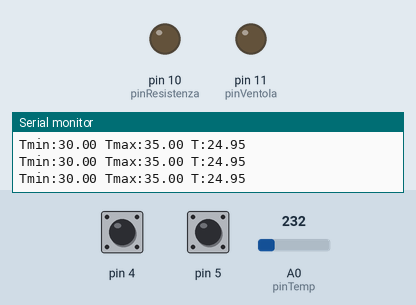
A sketch run on a simulated Arduino Uno, built with avr-gcc and run on an emulated ATmega328P. Shown: output pins drawn as LEDs (lit = HIGH), the last lines printed to the serial monitor. Inputs (shaded band) come from the test bench; at power-on: pin 4 HIGH, A0 (pinTemp) = 232, pin 5 HIGH.

Above: at 1.2 s.
1.3 s: pin 4 pulled LOW for 0.15 s
At 2.1 s:
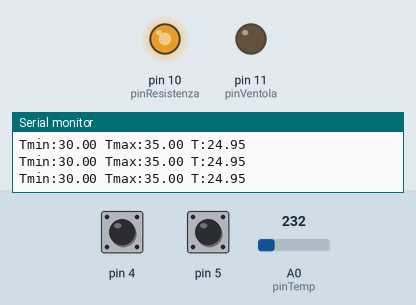
2.9 s: A0 (pinTemp) set to 316
4.4 s: A0 (pinTemp) set to 326
At 5.6 s:
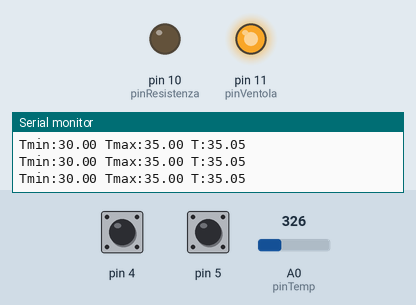
5.9 s: A0 (pinTemp) set to 336
At 6.8 s:
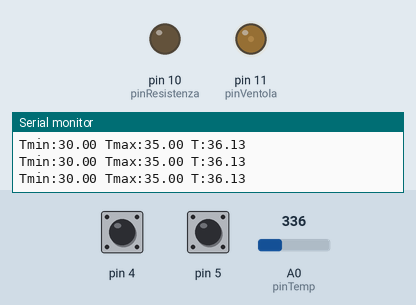
7.4 s: A0 (pinTemp) set to 290
At 8.0 s:
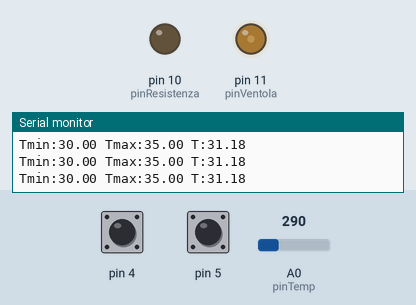
Timing chart, 0 to 9.9 s (numbered marks = the images above; inputs shaded):
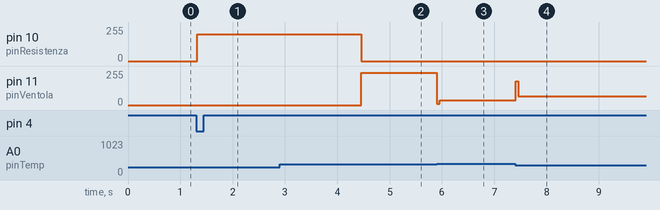

Measured:
- the behaviour switches between 325 and 326 on A0 (pinTemp) (found by bisection; images 1 and 2)
- after the input at 1.3 s, pin 10 (pinResistenza): 0/255 → 200/255 at once
- after the input at 4.4 s, pin 10 (pinResistenza): 200/255 → 0/255 after 0.05 s; pin 11 (pinVentola): 0/255 → 242/255 after 0.05 s
- after the input at 5.9 s, pin 11 (pinVentola): 242/255 → 35/255 at once
- after the input at 7.4 s, pin 11 (pinVentola): 35/255 → 64/255 at once

The sketch:

Thermal_Shield.ino
```cpp
#include "mylibrary.h"

/*
PWM Arduino UNO
Pin   | Frequenza   | Timer   | Modalità
3       488 Hz        2         Fast PWM / Phase-correct
5       976 Hz        0         Fast PWM
6       976 Hz        0         Fast PWM
9       488 Hz        1         Fast PWM
10      488 Hz        1         Fast PWM
11      488 Hz        2         Fast PWM / Phase-correct

Prescaler = 64 per tutti, di default

Definizioni di modalità:
- Fast PWM:
  0 -> TOP (salita) -> 0 (azzero) -> TOP ...
  f_PWM = (16 * 10^6) / (64 * 256) = 976 Hz
- Phase-correct
  0 -> TOP (salita) -> 0 (discesa) -> TOP ...
  f_PWM = (16 * 10^6) / (64 * 2 * 256) = 488 Hz
*/

float T, T_last, T_med, T_max = 35, T_min = 30;      // range di valori nel quale deve essere mantenuta la temperatura

short T_value;      // valore temperatura analogica (0-1023)
short PWM_resistenza, PWM_ventola;    // valore da applicare a pin PWM

// pulsanti START e STOP basati sulla libreria dello scorso anno (debounce e fronti con OOP)
Pulsante Start (4, INPUT_PULLUP, 'n');
Pulsante Stop (5, INPUT_PULLUP, 'n');

#define pinResistenza 10
#define pinVentola 11
#define pinTemp A0

// variabili di stato e definizione stati
char stato, stato_old;
#define ATTESA 0
#define SCALDA 1
#define RAFFREDDA 2

// dichiarazioni funzioni per macchina a stati (Moore)
void FTS ();
void FTU ();
void leggiIngressi ();
void scriviUscite ();

char lettura = '\n';

void setup() {
  // inizializzazione dei pulsanti
  Start.init();
  Stop.init();

  DDRB |= ((1<<PB2) | (1<<PB3));       // setup pin 10 e 11 in OUTPUT tramite registri
  DDRC &= ~(1<<PC0);                   // setup pin A0 in INPUT tramite registri

  // reset variabili di stato
  stato = ATTESA;
  stato_old = 3;

  // analogReference(DEFAULT);           // riferimento default 5 V
  analogReference(INTERNAL);          // riferimento interno 1.1 V
  // analogReference(EXTERNAL);       // riferimento esterno AREF (es. 3.3 V)

  Serial.begin(9600);     // inizializzazione seriale
}

void loop() {
  leggiIngressi ();
  FTS ();
  FTU ();
  scriviUscite ();
}


void FTS () {
  // aggiornamento stato_old
  stato_old = stato;

  // stato = ATTESA se STOP
  if (Stop.f_UP || lettura == '0')
    stato = ATTESA;

  // FTS con controllo temperature (mantenimento tra T_min e T_max)
  switch (stato) {
    case SCALDA:
      if (T_med >= T_max)
        stato = RAFFREDDA;
      break;
    case RAFFREDDA:
      if (T_med <= T_min)
        stato = SCALDA;
      break;
    case ATTESA:
    default:
      if (Start.f_UP || lettura == '1')
        stato = SCALDA;
      break;
  }
}

void FTU () {
  // assegnazione valori PWM in base a stato attuale
  switch (stato) {
    case SCALDA:
      PWM_resistenza = 200;
      PWM_ventola = 0;
      break;
    case RAFFREDDA:
      PWM_resistenza = 0;
      // PWM_ventola proporzionale alla differenza di temperatura (più veloce se errore grande)
      double kp = 230, q = 10;
      PWM_ventola = (byte) kp /(T_max - T_min) *(T_med - T_min) + q;
      break;
    case ATTESA:
    default:
      PWM_resistenza = 0;
      PWM_ventola = 0;
      break;
  }
}

void leggiDigital () {
  // lettura pin digitali (START e STOP)
  Start.fronte();
  Stop.fronte();
}
void leggiAnalog () {
  // lettura pin analogici (A0 -> temperatura) ogni 100 ms
  static unsigned long analogTime = 0;    // variabile statica (solo nella funzione, ma mantiene valore)

  if (millis() - analogTime >= 50) {
    analogTime = millis();

    T_last = T;

    T_value = analogRead (pinTemp);            // lettura analogica di A0
    // calcolo Temperatura con proporzione
    // lettura : 1023 = T : T_max

    // T = (float) T_value * 500.0 / 1023.0;     // proporzione con REF = 5 V (DEFAULT)
    T = (float) T_value * 110.0 / 1023.0;     // proporzione con REF = 1.1 V (INTERNAL)
    // T = (float) T_value * 330.0 / 1023.0;     // proporzione con es. REF = 3.3 V (EXTERNAL)

    T_med = (T + T_last) /2.0;                // temperatura media ultimi 2 valori -> aiuta a filtraggio software
  }
}
void leggiSerial () {
  // lettura seriale (char) -> solo "fronte" (se c'è qualcosa salvo quel valore, altrimenti '\n')
  if (Serial.available()) {
    lettura = Serial.read();
  } else lettura = '\n';
}
void leggiIngressi() {
  leggiDigital ();
  leggiAnalog ();
  leggiSerial ();
}


void scriviDigital () {
  // assegnazione valori pin digitali
}
void scriviAnalog () {
  // assegnazione valori pin analogici
  analogWrite(pinResistenza, PWM_resistenza);   // scrittura analogica PWM su pin 10 (resistenza)
  analogWrite(pinVentola, PWM_ventola);
}
void scriviSerial () {
  // scrittura seriale ogni 100 ms (in formato Serial Plotter)
  static unsigned long serialTime = 0;

  if (millis() - serialTime >= 100) {
    serialTime = millis();

    Serial.print ("Tmin:");
    Serial.print (T_min);

    Serial.print (" Tmax:");
    Serial.print (T_max);

    Serial.print (" T:");
    Serial.print (T_med);

    Serial.print ('\n');
  }
}
void scriviUscite () {
  scriviDigital ();
  scriviAnalog ();
  scriviSerial ();
}
```

mylibrary.h
```cpp
#ifndef myLibrary
#define myLibrary .h

// dichiaro le costanti del codice (wait di default)
#define DT_WAIT_DEBOUNCE 20
#define DT_M 10000
#define DT_LUCE 1000

// dichiaro classe madre (idealmente astratta, quindi utilizzabile solo da altre classi come stampo; nella pratica accessibile anche dall'esterno (solo public))
class Pin {
  protected: // accessibili solo da sottoclassi
    char set_up;
    unsigned short pin;

    Pin(unsigned short pin, char set_up) : pin(pin), set_up(set_up) {}  // metodo costruttore

  public:
    bool s;

    void init () {
      pinMode (pin, set_up);
    }
};

// dichiaro classe Pulsante come sottoclasse di Pin (assume come propri tutti i parametri e metodi di Pin)
class Pulsante : public Pin {
  private:    // variabili private della classe Pulsante (definizioni + variabili delle funzioni + costanti)
    #define ATTESA 0
    #define CONTROLLO 1
    #define PREMUTO 2

    bool lettura;
    char stato_digitalRead_debounced = ATTESA;

    bool letturaFronte;
    bool letturaFronte_old;

    bool POff;
    bool POn;

    int dt_wait_debounce;

    char logic;

    unsigned long tempo;

  public:
    bool f_UP, f_DOWN;

    Pulsante (unsigned short pin, char set_up, char logic = 'p', int dt_wait_debounce = DT_WAIT_DEBOUNCE) : Pin(pin, set_up), logic(logic), dt_wait_debounce(dt_wait_debounce) {
      // metodo costruttore che richiama metodo costruttore di Pin

      if (logic == 'p') { // assegno valori di POn e POff
        POn = 1;
        POff = 0;
      } else {
        POn = 0;
        POff = 1;
      }
    }

    void digitalRead_debounced () { // digitalRead con debounce

      lettura = digitalRead(pin);

      switch (stato_digitalRead_debounced) {
        case ATTESA:
          if (lettura == POn){
            stato_digitalRead_debounced = CONTROLLO;
            tempo = millis();
          }
          break;

        case CONTROLLO:
          if ((millis() - tempo) > dt_wait_debounce) {
            if (lettura == POn)
              stato_digitalRead_debounced = PREMUTO;
            if (lettura == POff)
              stato_digitalRead_debounced = ATTESA;
          }
          break;

        case PREMUTO:
          if (lettura == POff)
            stato_digitalRead_debounced = ATTESA;
          break;
      }

      switch (stato_digitalRead_debounced) {
        case ATTESA:
        case CONTROLLO:
          s = false;
          break;

        case PREMUTO:
          s = true;
          break;
      }
    }


    void fronte () {    // lettura fronti (UP e DOWN assieme)
      letturaFronte_old = letturaFronte;
      digitalRead_debounced();
      letturaFronte = s;

      if (letturaFronte == 1 && letturaFronte_old == 0)
        f_UP = true;
      else
        f_UP = false;

      if (letturaFronte == 0 && letturaFronte_old == 1)
        f_DOWN = true;
      else
        f_DOWN = false;
    }

};

// dichiaro classe Motore come sottoclasse di Pin (assume come propri tutti i parametri e metodi di Pin)
class Motore : public Pin {
  private:
    unsigned long dt_M;
    unsigned long t;
    bool s_old;

  public:
    bool f_UP, f_DOWN;

    Motore (unsigned short pin, unsigned long dt_M = DT_M) : Pin(pin, OUTPUT), dt_M(dt_M) {
      // metodo costruttore che richiama metodo costruttore di Pin
    }

    void ON () {  // attivo
      s_old = s;
      s = 1;
      f_UP = ((s_old == 0 && s == 1) ? 1 : 0);
    }

    void OFF () { // spento
      s_old = s;
      s = 0;
      f_DOWN = ((s_old == 1 && s == 0) ? 1 : 0);
    }

    void scrivi () {  // scrittura (per scriviUscite)
      digitalWrite(pin, s);
    }

    void updateTime () {  // aggiornamento variabile tempo (privata)
      t = millis();
    }

    bool doneTime () {    // verifico se è passato il tempo
      return millis() - t >= dt_M;
    }
};


// dichiaro classe Led come sottoclasse di Pin (assume come propri tutti i parametri e metodi di Pin)
class Led : public Pin {
  private:
    bool enable;

    unsigned int dt_luce;
    unsigned long t_luce;

    void updateTime () {
      t_luce = millis();
    }


  public:
    Led (unsigned short pin, unsigned int dt_luce = DT_LUCE) : Pin(pin, OUTPUT), dt_luce(dt_luce) {
      // metodo costruttore che richiama metodo costruttore di Pin
    }


    void ON () {  // led on
      s = 1;
      enable = 1;
    }

    void OFF () { // led off
      s = 0;
      enable = 1;
    }

    void ENABLE (bool enable = 1) { // serve per segnalazione (caso favorevole o meno)
      this->enable = enable;
    }

    void scrivi () {    // scrittura (per scriviUscite)
      digitalWrite(pin, s && enable);
    }

    void segnalazione () {  // segnalazione (lampeggiante)
      if (millis() - t_luce >= dt_luce) {
        s = !s;
        updateTime();
      }
    }
};


#endif
```
